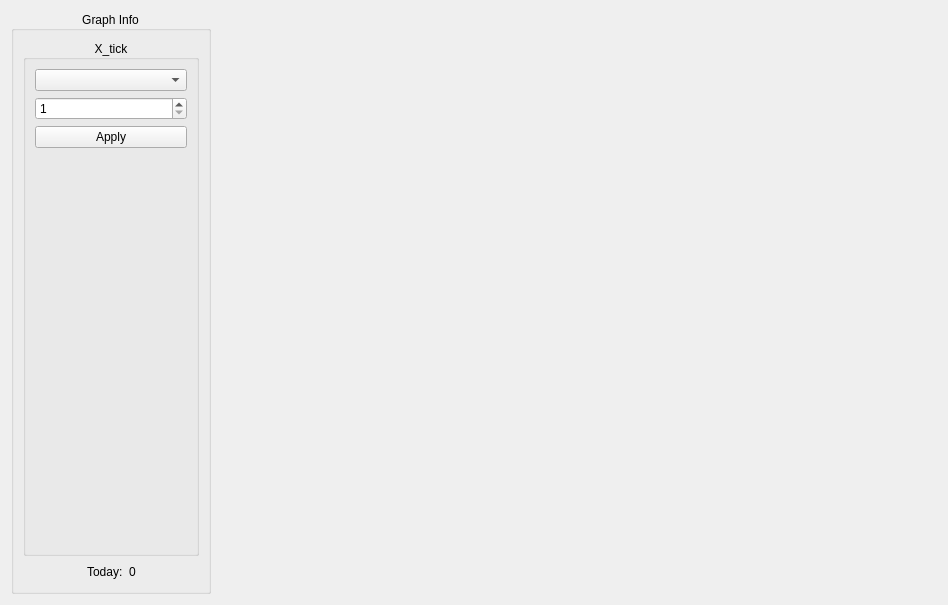
<?xml version="1.0" encoding="UTF-8"?>
<ui version="4.0">
 <class>RelativeResultGraph</class>
 <widget class="QWidget" name="RelativeResultGraph">
  <property name="geometry">
   <rect>
    <x>0</x>
    <y>0</y>
    <width>948</width>
    <height>605</height>
   </rect>
  </property>
  <property name="windowTitle">
   <string>Form</string>
  </property>
  <layout class="QGridLayout" name="gridLayout">
   <item row="0" column="0">
    <widget class="QGroupBox" name="groupBox">
     <property name="minimumSize">
      <size>
       <width>200</width>
       <height>0</height>
      </size>
     </property>
     <property name="maximumSize">
      <size>
       <width>200</width>
       <height>16777215</height>
      </size>
     </property>
     <property name="title">
      <string>Graph Info</string>
     </property>
     <property name="alignment">
      <set>Qt::AlignCenter</set>
     </property>
     <layout class="QVBoxLayout" name="verticalLayout">
      <item>
       <widget class="QGroupBox" name="groupBox_2">
        <property name="title">
         <string>X_tick</string>
        </property>
        <property name="alignment">
         <set>Qt::AlignCenter</set>
        </property>
        <layout class="QVBoxLayout" name="verticalLayout_2">
         <item>
          <widget class="QComboBox" name="xTickComboBox"/>
         </item>
         <item>
          <widget class="QSpinBox" name="nDaysSpinBox">
           <property name="minimum">
            <number>1</number>
           </property>
          </widget>
         </item>
         <item>
          <layout class="QHBoxLayout" name="horizontalLayout_2">
           <item>
            <widget class="QPushButton" name="tickApplyButton">
             <property name="text">
              <string>Apply</string>
             </property>
            </widget>
           </item>
          </layout>
         </item>
         <item>
          <spacer name="verticalSpacer">
           <property name="orientation">
            <enum>Qt::Vertical</enum>
           </property>
           <property name="sizeHint" stdset="0">
            <size>
             <width>20</width>
             <height>40</height>
            </size>
           </property>
          </spacer>
         </item>
        </layout>
       </widget>
      </item>
      <item>
       <layout class="QHBoxLayout" name="horizontalLayout">
        <item>
         <spacer name="horizontalSpacer">
          <property name="orientation">
           <enum>Qt::Horizontal</enum>
          </property>
          <property name="sizeHint" stdset="0">
           <size>
            <width>40</width>
            <height>20</height>
           </size>
          </property>
         </spacer>
        </item>
        <item>
         <widget class="QLabel" name="label">
          <property name="text">
           <string>Today:</string>
          </property>
         </widget>
        </item>
        <item>
         <widget class="QLabel" name="todayRelativeResultLabel">
          <property name="text">
           <string>0</string>
          </property>
         </widget>
        </item>
        <item>
         <spacer name="horizontalSpacer_2">
          <property name="orientation">
           <enum>Qt::Horizontal</enum>
          </property>
          <property name="sizeHint" stdset="0">
           <size>
            <width>40</width>
            <height>20</height>
           </size>
          </property>
         </spacer>
        </item>
       </layout>
      </item>
     </layout>
    </widget>
   </item>
   <item row="0" column="1">
    <widget class="QStackedWidget" name="stackedWidget">
     <widget class="JKQTPlotterCustom" name="relativeResultPlot"/>
     <widget class="QWidget" name="noDataWidget">
      <layout class="QVBoxLayout" name="verticalLayout_3">
       <item>
        <spacer name="verticalSpacer_3">
         <property name="orientation">
          <enum>Qt::Vertical</enum>
         </property>
         <property name="sizeHint" stdset="0">
          <size>
           <width>20</width>
           <height>40</height>
          </size>
         </property>
        </spacer>
       </item>
       <item>
        <layout class="QHBoxLayout" name="horizontalLayout_3">
         <item>
          <spacer name="horizontalSpacer_3">
           <property name="orientation">
            <enum>Qt::Horizontal</enum>
           </property>
           <property name="sizeHint" stdset="0">
            <size>
             <width>40</width>
             <height>20</height>
            </size>
           </property>
          </spacer>
         </item>
         <item>
          <widget class="QLabel" name="label_2">
           <property name="text">
            <string>Not enough data to build a graph!</string>
           </property>
          </widget>
         </item>
         <item>
          <spacer name="horizontalSpacer_4">
           <property name="orientation">
            <enum>Qt::Horizontal</enum>
           </property>
           <property name="sizeHint" stdset="0">
            <size>
             <width>40</width>
             <height>20</height>
            </size>
           </property>
          </spacer>
         </item>
        </layout>
       </item>
       <item>
        <spacer name="verticalSpacer_2">
         <property name="orientation">
          <enum>Qt::Vertical</enum>
         </property>
         <property name="sizeHint" stdset="0">
          <size>
           <width>20</width>
           <height>40</height>
          </size>
         </property>
        </spacer>
       </item>
      </layout>
     </widget>
    </widget>
   </item>
  </layout>
 </widget>
 <customwidgets>
  <customwidget>
   <class>JKQTPlotterCustom</class>
   <extends>QWidget</extends>
   <header>JKQTPlotterCustom.hpp</header>
   <container>1</container>
  </customwidget>
 </customwidgets>
 <resources/>
 <connections/>
</ui>
